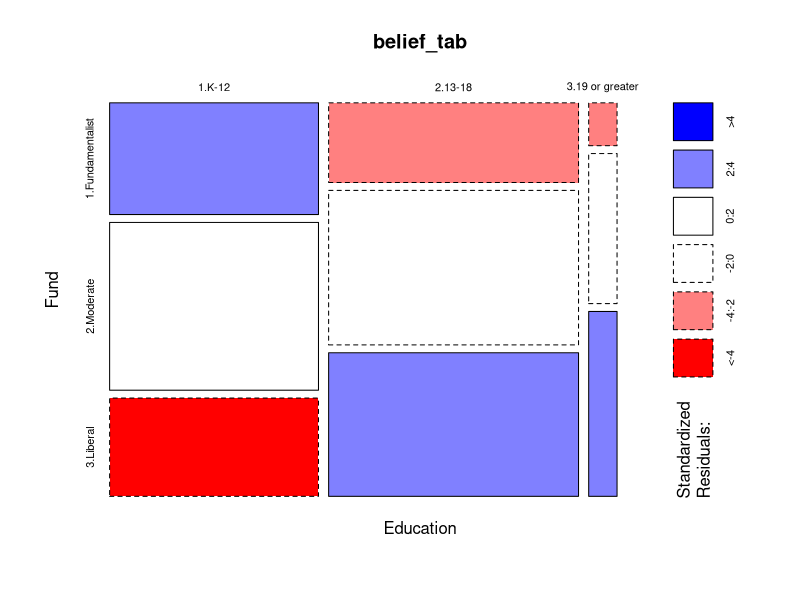

Source code (R): (Note: this script raises an error after producing the figure.)
#Problem 2
#Part 1
#create data table
belief = data.frame(Education = c("1.K-12","1.K-12","1.K-12","2.13-18","2.13-18","2.13-18","3.19 or greater","3.19 or greater","3.19 or greater"),
                    Fund = c("1.Fundamentalist","2.Moderate","3.Liberal","1.Fundamentalist","2.Moderate","3.Liberal","1.Fundamentalist","2.Moderate","3.Liberal"),
                    value  =c(307,461,270,262,508,472,16,56,69))
belief_tab = xtabs(value ~ Education + Fund, data=belief)
belief_tab #Manually ordered x and y so they would appear in the correct order

margin.table(belief_tab,1)
margin.table(belief_tab,2)

#Expected frequencies under independence
muhat_belief = outer(margin.table(belief_tab,1),margin.table(belief_tab,2))/sum(belief_tab)
muhat_belief

#chi-sq test
X2_belief = chisq.test(belief_tab,correct = F)
X2_belief

#Gsquared
Gsq_belief = 2*sum(belief_tab*log(belief_tab/muhat_belief))
Gsq_belief

1-pchisq(Gsq_belief,df=(nrow(belief_tab)-1)*(ncol(belief_tab)-1))
#reject the null hypothesis for independence of Fund and Education based on Gsq and Chisq since the p-value for chi-sq is much less than alpha=5%

#Part2
round(X2_belief$residuals,2)#Pearson Residuals
round(X2_belief$stdres,2)#Standardized Residuals
mosaicplot(belief_tab,shade = T)#Mosaic Plot
#It can be seen that the pearson and standardized residuals of this data set behave similarly
#From the residuals it can be seen that those with lower education generally are more fundamentalist that expected (positive residuals) under the assumption of independence
#It also appears that people with K-12 education and are liberal are less fundamentalist than expected(negative residuals) under the indpendence assumption
#from the mosaic plot, our findigns are the same, liberals with K-12 education are much less fundamentalist than expected, which is visually depicted by a deep red color, no other categories have a color this striking. 

#Analysis of K-12 and 13-18
belief1=belief[1:6,]
belief1

belief1$Education = factor(belief1$Education,levels = levels(belief1$Education)[1:2])
belief_tab1 = xtabs(value ~ Education+Fund, data = belief1)
belief_tab1

muhat_belief1 = outer(margin.table(belief_tab1,1),margin.table(belief_tab1,2))/sum(belief_tab1)
muhat_belief1

#chisqtest 
X2_belief1 = chisq.test(belief_tab1,correct = F)
X2_belief1

#Gsquared
Gsq_belief1 = 2*sum(belief_tab1*log(belief_tab1/muhat_belief1))
Gsq_belief1

1-pchisq(Gsq_belief1,df=(nrow(belief_tab1)-1)*(ncol(belief_tab1)-1))
#only considering K-12 and 13-18, we can reject the indenpendence hypothesis as well since the p-value for chi-sq is much less than alpha=5%


#Problem 3
#Part 1
#create data table
ID = data.frame(Party_ID = c("Democrat","Independent","Republican","Democrat","Independent","Republican"),
                    Race = c("Non-White","Non-White","Non-White","White","White","White"),
                    value = c(192,75,8,459,586,471))
ID_tab = xtabs(value ~ Race+Party_ID, data=ID)
ID_tab

margin.table(ID_tab,1)
margin.table(ID_tab,2)

#Expected frequencies under independence
muhat_ID = outer(margin.table(ID_tab,1),margin.table(ID_tab,2))/sum(ID_tab)
muhat_ID

#chi-sq test
X2_ID = chisq.test(ID_tab,correct = F)
X2_ID

#Gsquared
Gsq_ID = 2*sum(ID_tab*log(ID_tab/muhat_ID))
Gsq_ID

1-pchisq(Gsq_ID,df=(nrow(ID_tab)-1)*(ncol(ID_tab)-1))
#reject the null hypothesis for independence based on Gsq and Chisq since the p-value for chi-sq is zero

#Part2
round(X2_ID$residuals,2)#Pearson Residuals
round(X2_ID$stdres,2)#Standardized Residuals
mosaicplot(ID_tab,shade = T)#Mosaic Plot
#From the Pearson residuals, we can see that number of non-white Democrates are higher than expected under the independence assumption (very positive residuals). Non-white republicans are mildly lower than expected under the independence assumption(negative residuals)
#from the mosaic plot, we can see that the propoprtion of non-white democrats are very large, and their residuals are also strongly positive as well. We can also see that non-white republicans are very small in number and are much lower than expected (strongly negative residuals) under the assumption of independence

#Analysis of white and non-white
ID1=ID[1:6,]
ID1

ID1$Party_ID = factor(ID1$Party_ID,levels = levels(ID1$Party_ID)[1:2])
ID_tab1 = xtabs(value ~ Party_ID+Race, data = ID1)
ID_tab1

muhat_ID1 = outer(margin.table(ID_tab1,1),margin.table(ID_tab1,2))/sum(ID_tab1)
muhat_ID1

#chisqtest 
X2_ID1 = chisq.test(ID_tab1,correct = F)
X2_ID1

#Gsquared
Gsq_ID1 = 2*sum(ID_tab1*log(ID_tab1/muhat_ID1))
Gsq_ID1

1-pchisq(Gsq_ID1,df=(nrow(ID_tab1)-1)*(ncol(ID_tab1)-1))
#considering non-whites and whites, we can reject the indenpendence hypothesis as well since the p-value for chi-sq is much less than alpha=5%


#Problem 4
Fish = data.frame(Malformation=c("Yes","Yes","No","No"),
                       Lead=c("Yes","No","Yes","No"),
                       Affected=c(7,7,7,18))

Fish_tab = xtabs(Affected ~ Lead + Malformation, data=Fish)
Fish_tab
fisher.test(Fish_tab,alternative = "greater")
#Fishers exact test returns a pvalue of 0.1526
#at this p-value, we cannot reject H0:(odds ratio)theta=1 variables are independent. 
#At a 95% confidence level we cannot say that there is a greater chance of malformation when there is lead pollution.
